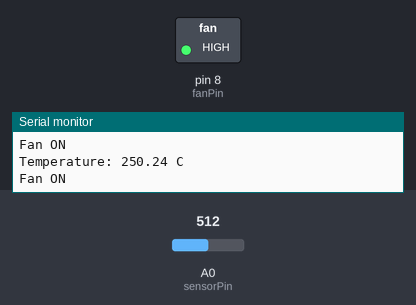
Bench run of a sketch on a simulated Arduino Uno, built with avr-gcc and run on an emulated ATmega328P. Shown: switched loads named in the sketch (green lamp = pin HIGH), the last lines printed to the serial monitor. The test bench sets the inputs (shaded band); at power-on: A0 (sensorPin) = 512.

Above: at 1.8 s.
1.9 s: A0 (sensorPin) set to 66
3.4 s: A0 (sensorPin) set to 58
At 4.6 s:
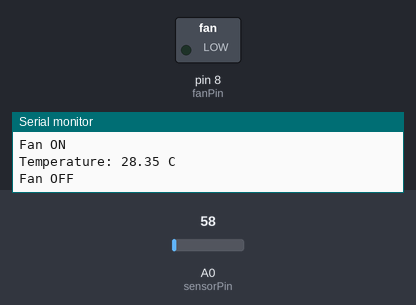
5.5 s: A0 (sensorPin) set to 122
At 7.2 s:
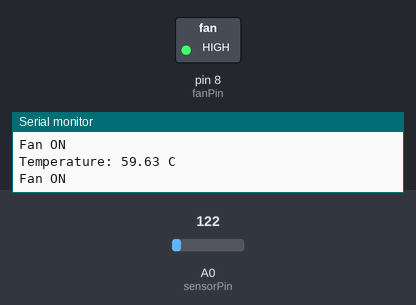
7.5 s: A0 (sensorPin) set to 20
At 9.0 s:
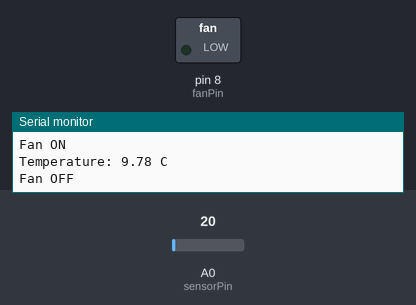
Timing chart, 0 to 10.5 s (numbered marks = the images above; inputs shaded):
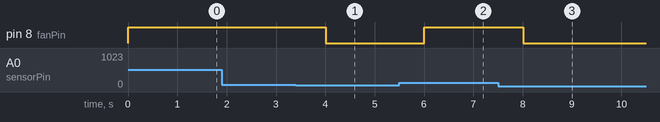

Measured:
- the behaviour switches between 62 and 61 on A0 (sensorPin) (found by bisection; images 0 and 1)
- after the input at 3.4 s, pin 8 (fanPin): HIGH → LOW after 0.60 s
- after the input at 5.5 s, pin 8 (fanPin): LOW → HIGH after 0.51 s
- after the input at 7.5 s, pin 8 (fanPin): HIGH → LOW after 0.51 s

The sketch:

sketch_oct4a.ino
```cpp
const int sensorPin = A0;
const int fanPin = 8;
float temperature;

void setup() {
  pinMode(fanPin, OUTPUT);
  Serial.begin(9600);
}

void loop() {
  int value = analogRead(sensorPin);
  temperature = value * (5.0 / 1023.0) * 100.0;

  Serial.print("Temperature: ");
  Serial.print(temperature);
  Serial.println(" C");

  if (temperature >= 30.0) {
    digitalWrite(fanPin, HIGH);
    Serial.println("Fan ON");
  } else {
    digitalWrite(fanPin, LOW);
    Serial.println("Fan OFF");
  }

  delay(1000);
}
```
